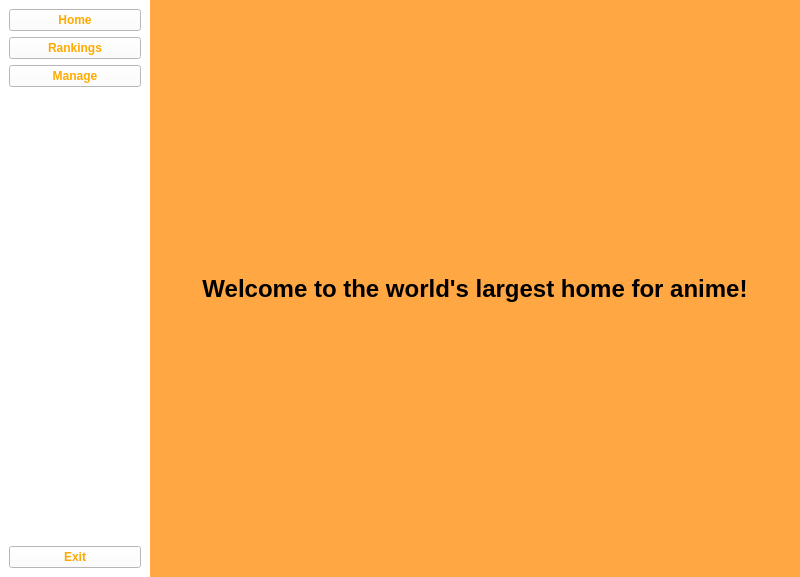
<?xml version="1.0" encoding="UTF-8"?>
<ui version="4.0">
 <class>MainWindow</class>
 <widget class="QMainWindow" name="MainWindow">
  <property name="geometry">
   <rect>
    <x>0</x>
    <y>0</y>
    <width>800</width>
    <height>577</height>
   </rect>
  </property>
  <property name="windowTitle">
   <string>MainWindow</string>
  </property>
  <widget class="QWidget" name="centralwidget">
   <property name="styleSheet">
    <string notr="true">background-color: white;</string>
   </property>
   <layout class="QHBoxLayout" name="horizontalLayout">
    <property name="spacing">
     <number>0</number>
    </property>
    <property name="leftMargin">
     <number>0</number>
    </property>
    <property name="topMargin">
     <number>0</number>
    </property>
    <property name="rightMargin">
     <number>0</number>
    </property>
    <property name="bottomMargin">
     <number>0</number>
    </property>
    <item>
     <widget class="QWidget" name="slidebarWidget" native="true">
      <property name="minimumSize">
       <size>
        <width>150</width>
        <height>0</height>
       </size>
      </property>
      <property name="maximumSize">
       <size>
        <width>150</width>
        <height>16777215</height>
       </size>
      </property>
      <layout class="QVBoxLayout" name="verticalLayout">
       <item>
        <widget class="QPushButton" name="btnHome">
         <property name="styleSheet">
          <string notr="true">color: rgb(255, 170, 0);
font-weight: bold;
</string>
         </property>
         <property name="text">
          <string>Home</string>
         </property>
        </widget>
       </item>
       <item>
        <widget class="QPushButton" name="btnRankings">
         <property name="styleSheet">
          <string notr="true">color: rgb(255, 170, 0);
font-weight: bold;
</string>
         </property>
         <property name="text">
          <string>Rankings</string>
         </property>
        </widget>
       </item>
       <item>
        <widget class="QPushButton" name="btnMange">
         <property name="styleSheet">
          <string notr="true">color: rgb(255, 170, 0);
font-weight: bold;
</string>
         </property>
         <property name="text">
          <string>Manage</string>
         </property>
        </widget>
       </item>
       <item>
        <spacer name="verticalSpacer">
         <property name="orientation">
          <enum>Qt::Vertical</enum>
         </property>
         <property name="sizeHint" stdset="0">
          <size>
           <width>20</width>
           <height>40</height>
          </size>
         </property>
        </spacer>
       </item>
       <item>
        <widget class="QPushButton" name="btnExit">
         <property name="styleSheet">
          <string notr="true">color: rgb(255, 170, 0);
font-weight: bold;
</string>
         </property>
         <property name="text">
          <string>Exit</string>
         </property>
        </widget>
       </item>
      </layout>
     </widget>
    </item>
    <item>
     <widget class="QWidget" name="contentWidget" native="true">
      <property name="styleSheet">
       <string notr="true">background-color: rgb(255, 167, 67);</string>
      </property>
      <layout class="QVBoxLayout" name="verticalLayout_2">
       <item>
        <spacer name="verticalSpacer_2">
         <property name="orientation">
          <enum>Qt::Vertical</enum>
         </property>
         <property name="sizeHint" stdset="0">
          <size>
           <width>20</width>
           <height>256</height>
          </size>
         </property>
        </spacer>
       </item>
       <item>
        <widget class="QLabel" name="label">
         <property name="styleSheet">
          <string notr="true">font-size: 24px;
font-weight: bold;</string>
         </property>
         <property name="text">
          <string>Welcome to the world's largest home for anime!</string>
         </property>
         <property name="alignment">
          <set>Qt::AlignCenter</set>
         </property>
        </widget>
       </item>
       <item>
        <spacer name="verticalSpacer_3">
         <property name="orientation">
          <enum>Qt::Vertical</enum>
         </property>
         <property name="sizeHint" stdset="0">
          <size>
           <width>20</width>
           <height>256</height>
          </size>
         </property>
        </spacer>
       </item>
      </layout>
     </widget>
    </item>
   </layout>
  </widget>
 </widget>
 <resources/>
 <connections/>
</ui>
